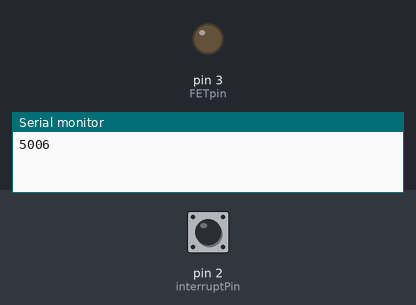
Recording of a sketch running on a simulated Arduino Nano, built with avr-gcc and run on an emulated ATmega328P. Parts: output pins drawn as LEDs (lit = HIGH), the last lines printed to the serial monitor. Inputs (shaded band) come from the test bench; at power-on: pin 2 (interruptPin) HIGH.

Above: at 1.2 s.
1.3 s: pin 2 (interruptPin) pulled LOW for 0.15 s
At 1.7 s:
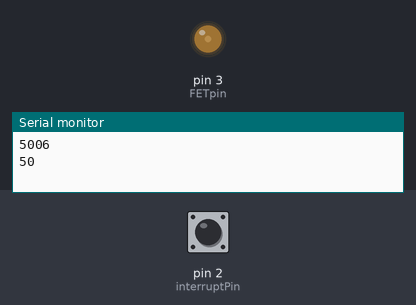
2.9 s: pin 2 (interruptPin) pulled LOW for 1 s
At 4.1 s:
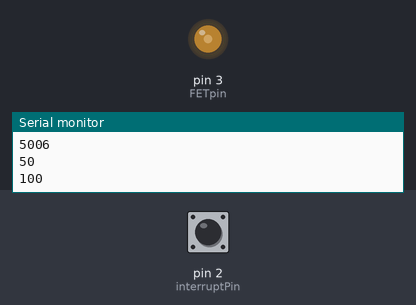
5.4 s: pin 2 (interruptPin) pulled LOW for 0.15 s
At 6.0 s:
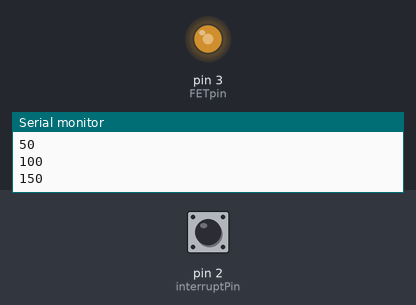
7.0 s: pin 2 (interruptPin) pulled LOW for 3.2 s
At 8.4 s:
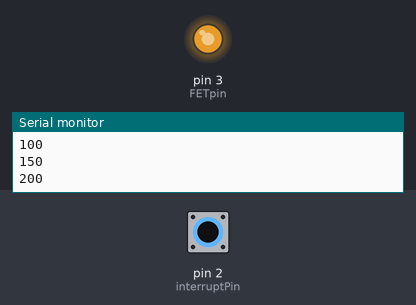
Timing chart, 0 to 10.0 s (numbered marks = the images above; inputs shaded):
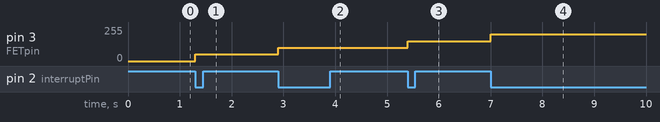

Measured:
- after the input at 1.3 s, pin 3 (FETpin): 0/255 → 50/255 at once
- after the input at 2.9 s, pin 3 (FETpin): 50/255 → 100/255 at once
- after the input at 5.4 s, pin 3 (FETpin): 100/255 → 150/255 at once
- after the input at 7.0 s, pin 3 (FETpin): 150/255 → 200/255 at once

The sketch:

Sketch2.ino
```cpp
const int FETpin = 3;
const int interruptPin = 2;
int value = 0;

void setup() {
    // put your setup code here, to run once:
    Serial.begin(9600);
    pinMode(FETpin, OUTPUT);
    analogWrite(FETpin, 0);
    pinMode(interruptPin, INPUT_PULLUP);
    attachInterrupt(digitalPinToInterrupt(interruptPin), raise, FALLING);
    Serial.println(readVcc());
}

void loop() {
    // put your main code here, to run repeatedly:

}

void raise() {
    value += 50;
    if (value > 250) value = 0;
    Serial.println(value);
    analogWrite(FETpin, value);
}

//read internal voltage
long readVcc() {
    long result;
    // Read 1.1V reference against AVcc
    ADMUX = _BV(REFS0) | _BV(MUX3) | _BV(MUX2) | _BV(MUX1);
    delay(2); // Wait for Vref to settle
    ADCSRA |= _BV(ADSC); // Convert
    while (bit_is_set(ADCSRA, ADSC));
    result = ADCL;
    result |= ADCH << 8;
    result = 1126400L / result; // Back-calculate AVcc in mV
    return result;
}
```
